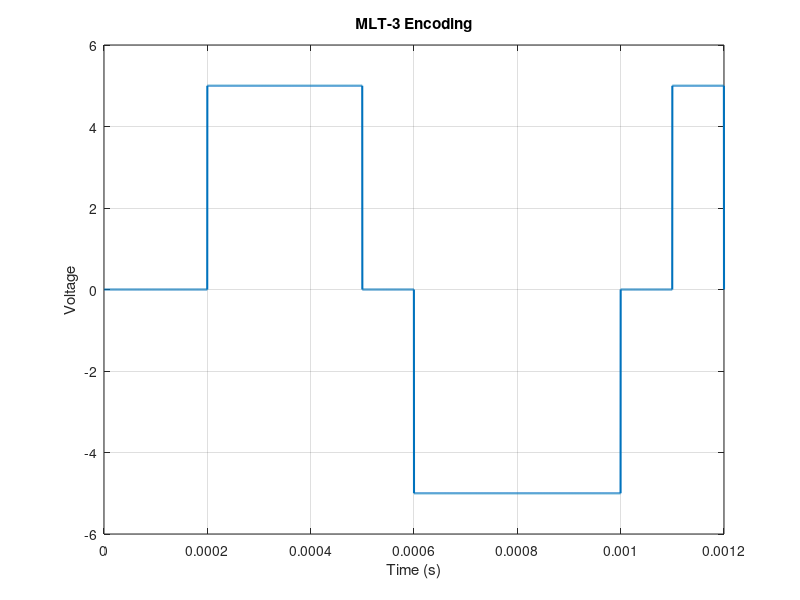

MATLAB code to generate this figure:
clc;
clear all;
close all;

bit_stream = [0 0 1 0 0 1 1 0 0 0 1 1];
no_bits = length(bit_stream);

bit_rate = 10000;         % 10 kbps
pulse_duration = 1/bit_rate;
samples_per_pulse = 500;

fs = samples_per_pulse/pulse_duration;
t = 0:1/fs:no_bits*pulse_duration;
dig_sig = zeros(1,length(t));

levels = [0 5 0 -5];  % MLT-3 levels
state = 1;

for i = 1:no_bits
    if bit_stream(i) == 1
        state = mod(state,4) + 1;
    end
    dig_sig((i-1)*samples_per_pulse+1:i*samples_per_pulse) = levels(state);
end

plot(t,dig_sig,'LineWidth',1.5);
grid on;
xlabel('Time (s)');
ylabel('Voltage');
title('MLT-3 Encoding');
ylim([-6 6]);
